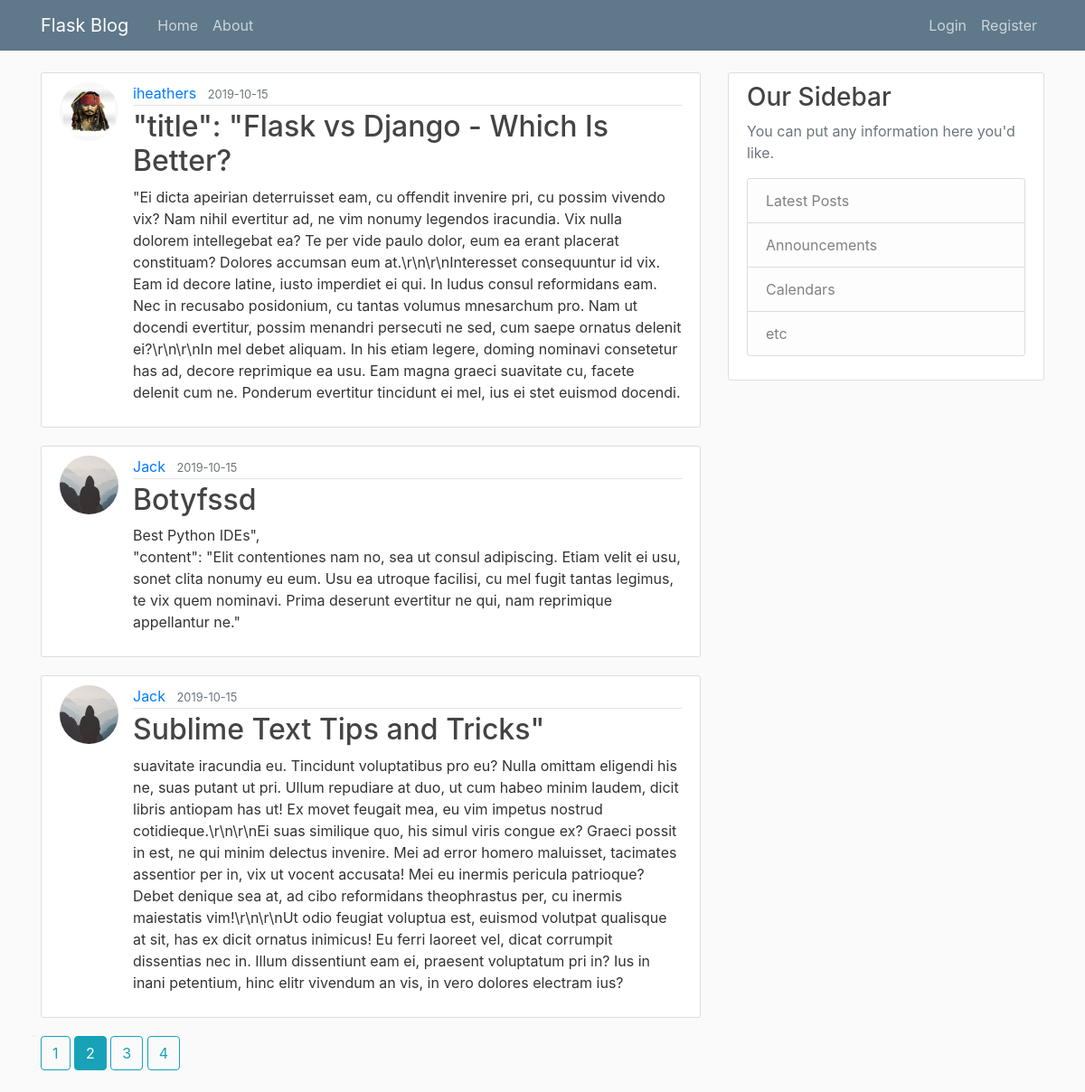
The page /home?page=2 on the database its author committed.
### flaskblog/models.py (models this page shows, shortened)
class Post(db.Model):
    id = db.Column(db.Integer, primary_key=True)
    title = db.Column(db.String(100), nullable=False)
    date_posted = db.Column(db.DateTime, nullable=False, default=datetime.utcnow)
    content = db.Column(db.Text, nullable=False)
    user_id = db.Column(db.Integer, db.ForeignKey('user.id'), nullable=False)

class User(db.Model, UserMixin):
    id = db.Column(db.Integer, primary_key=True)
    username = db.Column(db.String(20), unique=True, nullable=False)
    email = db.Column(db.String(120), unique=True, nullable=False)
    image_file = db.Column(db.String(20), nullable=False, default='default.jpg')
    password = db.Column(db.String(60), nullable=False)
    posts = db.relationship('Post', backref='author', lazy=True)

### flaskblog/main/routes.py (the view)
@main.route('/')
@main.route('/home')
def home():
    page = request.args.get('page', 1, type=int)
    posts = Post.query.order_by(Post.date_posted.desc()).paginate(page=page, per_page=3)
    return render_template('home.html', posts=posts)

### flaskblog/templates/home.html
{% extends 'layout.html' %}
{% block content %}
    {% for post in posts.items  %}
        <article class="media content-section">
            <img class="rounded-circle article-img" src="{{ url_for('static', filename='profile_images/' + post.author.image_file) }}" alt="">
            <div class="media-body">
                <div class="article-metadata">
                    <a class="mr-2" href="{{ url_for('users.user_posts', username=post.author.username) }}">{{ post.author.username }}</a>
                    <small class="text-muted">{{ post.date_posted.strftime('%Y-%m-%d') }}</small>
                </div>
            <h2><a class="article-title" href="{{ url_for('posts.post', post_id=post.id) }}">{{ post.title }}</a></h2>
            <p class="article-content">{{ post.content }}</p>
            </div>
        </article>
    {% endfor %}
    {% for page_num in posts.iter_pages(left_edge=1, left_current=1, right_current=2, right_edge=1) %}
        {% if page_num %}
            {% if posts.page == page_num %}
                <a class="btn btn-info mb-4" href="{{ url_for('main.home', page=page_num) }}">{{ page_num }}</a>
            {% else %}
                <a class="btn btn-outline-info mb-4" href="{{ url_for('main.home', page=page_num) }}">{{ page_num }}</a>
            {% endif %}
        {% else %}
            ...
        {% endif %}
    {% endfor %}
{% endblock content %}

### flaskblog/templates/layout.html (shortened to what this page needs)
<!DOCTYPE html>
<html lang="en">
<head>
    <link rel="stylesheet" href="https://stackpath.bootstrapcdn.com/bootstrap/4.3.1/css/bootstrap.min.css">
    <link rel="stylesheet" type="text/css" href="{{ url_for('static', filename='main.css') }}">
</head>
<body>
    <header class="site-header">
        <nav class="navbar navbar-expand-md navbar-dark bg-steel fixed-top">
            <div class="container">
            <a class="navbar-brand mr-4" href="/">Flask Blog</a>
            <div class="collapse navbar-collapse" id="navbarToggle">
                <div class="navbar-nav mr-auto">
                <a class="nav-item nav-link" href="{{ url_for('main.home')}}">Home</a>
                <a class="nav-item nav-link" href="{{ url_for('main.about') }}">About</a>
                </div>
                <div class="navbar-nav">
                    {% if current_user.is_authenticated %}
                        <a class="nav-item nav-link" href="{{ url_for('posts.new_post') }}">New Post</a>
                        <a class="nav-item nav-link" href="{{ url_for('users.account') }}">Account</a>
                        <a class="nav-item nav-link" href="{{ url_for('users.logout') }}">Logout</a>
                    {% else %}
                        <a class="nav-item nav-link" href="{{ url_for('users.login') }}">Login</a>
                        <a class="nav-item nav-link" href="{{ url_for('users.register') }}">Register</a>
                    {% endif %}
                </div>
            </div>
            </div>
        </nav>
    </header>
    <main role="main" class="container">
        <div class="row">
            <div class="col-md-8">
                {% block content %}{% endblock %}
            </div>
            <div class="col-md-4">
                <div class="content-section">
                    <h3>Our Sidebar</h3>
                    <p class='text-muted'>You can put any information here you'd like.
                    <ul class="list-group">
                        <li class="list-group-item list-group-item-light">Latest Posts</li>
                        <li class="list-group-item list-group-item-light">Announcements</li>
                        <li class="list-group-item list-group-item-light">Calendars</li>
                        <li class="list-group-item list-group-item-light">etc</li>
                    </ul>
                    </p>
                </div>
            </div>
        </div>
    </main>
</body>
</html>

### flaskblog/static/main.css (style rules this page uses)
body { background: #fafafa; color: #333333; margin-top: 5rem; }
h1, h2, h3, h4, h5, h6 { color: #444444; }
.bg-steel { background-color: #5f788a; }
.site-header .navbar-nav .nav-link { color: #cbd5db; }
.content-section { background: #ffffff; padding: 10px 20px; border: 1px solid #dddddd; border-radius: 3px; margin-bottom: 20px; }
.article-title { color: #444444; }
.article-content { white-space: pre-line; }
.article-img { height: 65px; width: 65px; margin-right: 16px; }
.article-metadata { padding-bottom: 1px; margin-bottom: 4px; border-bottom: 1px solid #e3e3e3 }

### rows shown on the page
Post: image_file (picture), author.username "iheathers", date_posted "2019-10-15", title "\"title\": \"Flask vs Django - Which Is Better?", content "\"Ei dicta apeirian deterruisset eam, cu offendit invenire pri, cu possim vivendo vix? Nam nihil evertitur ad, ne vim nonumy legendos iracundia. Vix nulla dolorem intellegebat ea? Te per vide paulo dolor, eum ea erant placerat constituam? Dolores accumsan eum at.\\r\\n\\r\\nInteresset consequuntur id vix. Eam id decore latine, iusto imperdiet ei qui. In ludus consul reformidans eam. Nec in recusabo posidonium, cu tantas volumus mnesarchum pro. Nam ut docendi evertitur, possim menandri persecuti ne sed, cum saepe ornatus delenit ei?\\r\\n\\r\\nIn mel debet aliquam. In his etiam legere, doming nominavi consetetur has ad, decore reprimique ea usu. Eam magna graeci suavitate cu, facete delenit cum ne.…"
Post: image_file (placeholder picture), author.username "Jack", date_posted "2019-10-15", title "Botyfssd", content "Best Python IDEs\", \"content\": \"Elit contentiones nam no, sea ut consul adipiscing. Etiam velit ei usu, sonet clita nonumy eu eum. Usu ea utroque facilisi, cu mel fugit tantas legimus, te vix quem nominavi. Prima deserunt evertitur ne qui, nam reprimique appellantur ne.\""
Post: image_file (placeholder picture), author.username "Jack", date_posted "2019-10-15", title "Sublime Text Tips and Tricks\"", content "suavitate iracundia eu. Tincidunt voluptatibus pro eu? Nulla omittam eligendi his ne, suas putant ut pri. Ullum repudiare at duo, ut cum habeo minim laudem, dicit libris antiopam has ut! Ex movet feugait mea, eu vim impetus nostrud cotidieque.\\r\\n\\r\\nEi suas similique quo, his simul viris congue ex? Graeci possit in est, ne qui minim delectus invenire. Mei ad error homero maluisset, tacimates assentior per in, vix ut vocent accusata! Mei eu inermis pericula patrioque? Debet denique sea at, ad cibo reformidans theophrastus per, cu inermis maiestatis vim!\\r\\n\\r\\nUt odio feugiat voluptua est, euismod volutpat qualisque at sit, has ex dicit ornatus inimicus! Eu ferri laoreet vel, dicat…"

### other values the page prints
{{ page_num }} "1" "3" "4"
{{ page_num }} "2"
